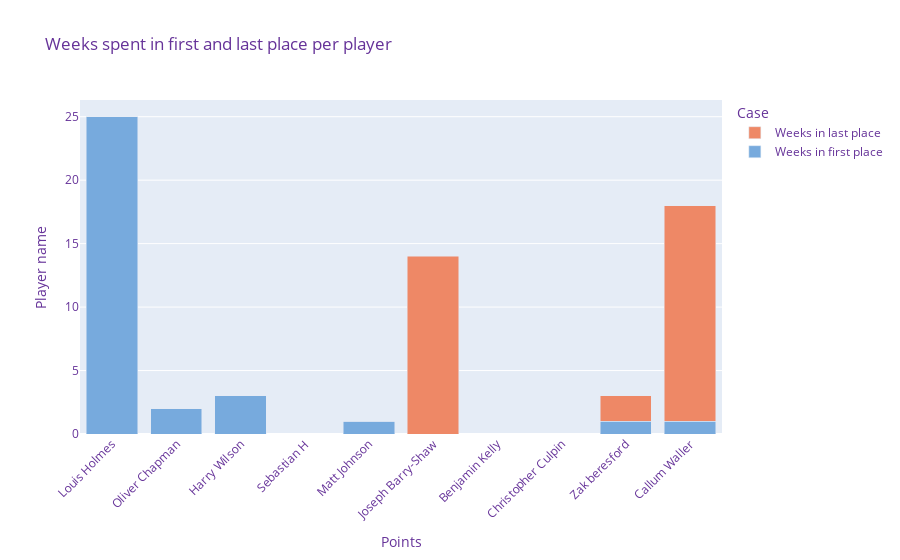

The notebook cell this image was saved under:
### Code cell
df = get_weeks_first_last(gameweek_totals_df)
fig = plot_vals_per_player(df,[("weeks_first","Weeks in first place"),("weeks_last","Weeks in last place")])
fig.update_layout(
    title="Weeks spent in first and last place per player",
    xaxis_title="Points",
    yaxis_title="Player name",
    legend_title="Case",
    barmode='stack',
    xaxis_tickangle=-45,
    font=dict(
        color="RebeccaPurple"
    )
)
fig.show()

### Figure 1 — Plotly figure (JSON) as saved in the notebook; plotly's stock layout.template omitted (floating-point values rounded to 4 significant figures)
{"data": [{"marker": {"color": "#77AADD"}, "name": "Weeks in first place", "type": "bar", "x": ["Louis Holmes", "Oliver Chapman", "Harry Wilson", "Sebastian H", "Matt Johnson", "Joseph Barry-Shaw", "Benjamin Kelly", "Christopher Culpin", "Zak beresford", "Callum Waller"], "y": [25, 2, 3, 0, 1, 0, 0, 0, 1, 1]}, {"marker": {"color": "#EE8866"}, "name": "Weeks in last place", "type": "bar", "x": ["Louis Holmes", "Oliver Chapman", "Harry Wilson", "Sebastian H", "Matt Johnson", "Joseph Barry-Shaw", "Benjamin Kelly", "Christopher Culpin", "Zak beresford", "Callum Waller"], "y": [0, 0, 0, 0, 0, 14, 0, 0, 2, 17]}], "layout": {"barmode": "stack", "font": {"color": "RebeccaPurple"}, "legend": {"title": {"text": "Case"}}, "title": {"text": "Weeks spent in first and last place per player"}, "xaxis": {"tickangle": -45, "title": {"text": "Points"}}, "yaxis": {"title": {"text": "Player name"}}}}
